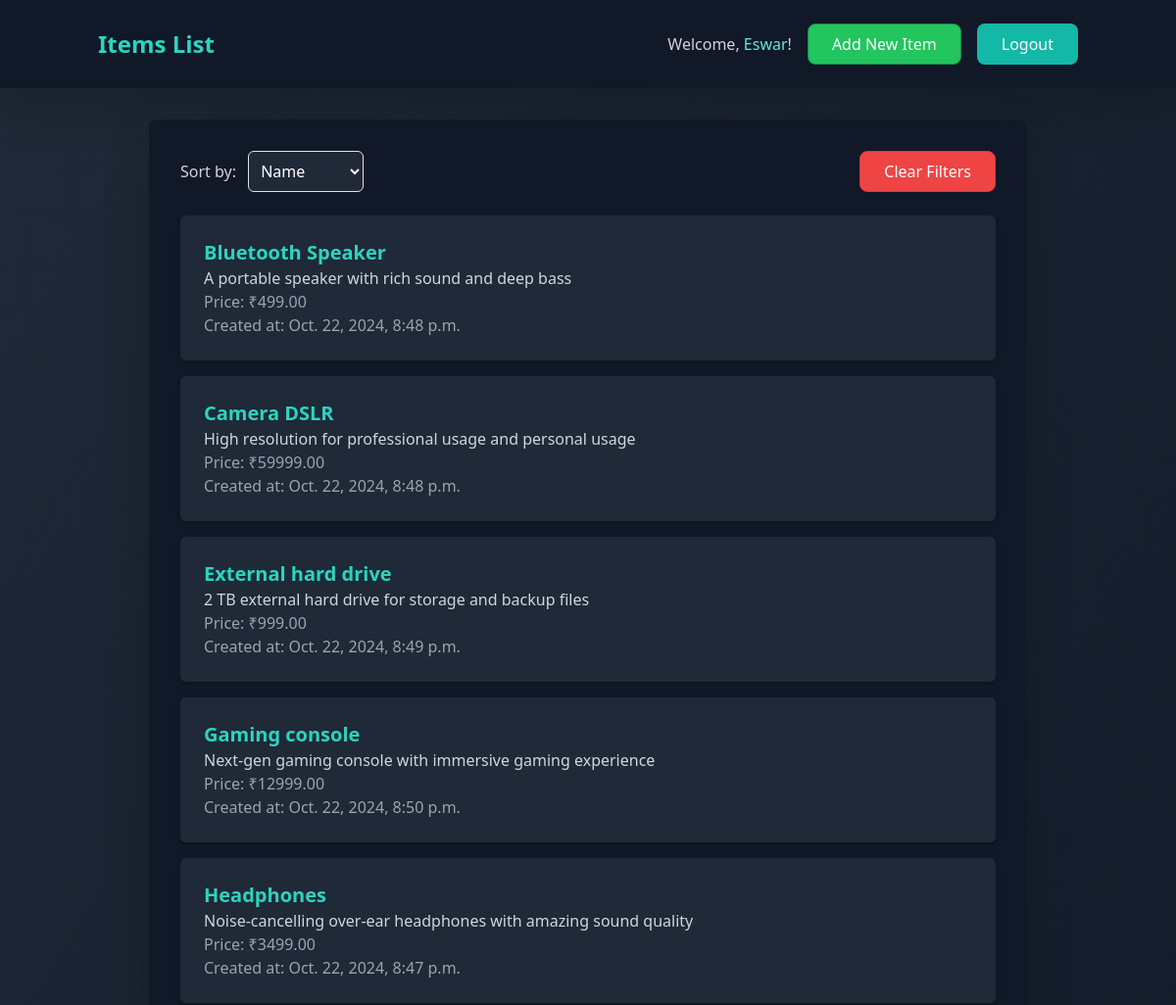
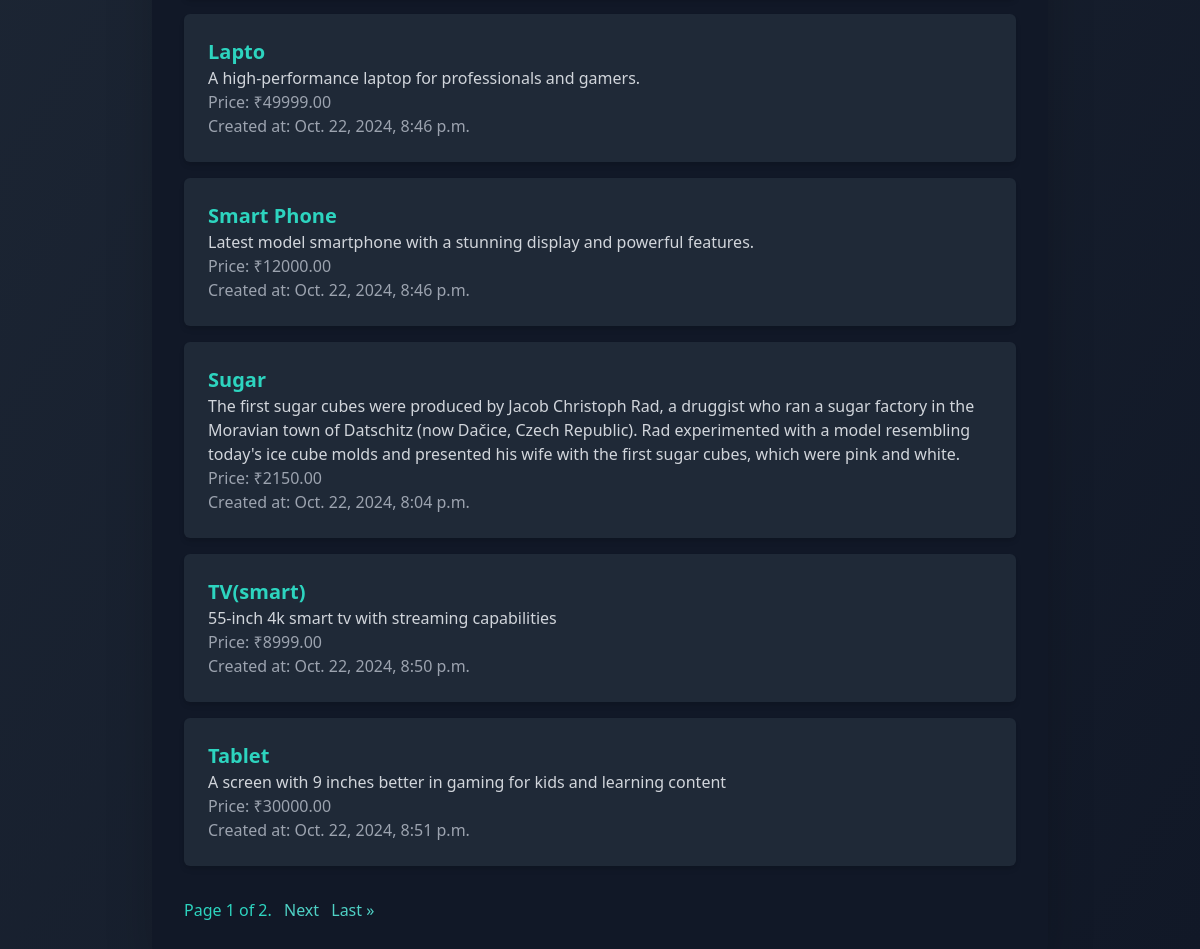
The app's page / (signed in) with its own data (2 pictures, top to bottom).
### items/models.py (models this page shows, shortened)
class Item(models.Model):
    name = models.CharField(max_length=255)
    description = models.TextField()
    price = models.DecimalField(max_digits=10, decimal_places=2)
    created_at = models.DateTimeField(auto_now_add=True)

### items/views.py (the view)
# urls.py: path('', item_list, name='item_list'),
@login_required
def item_list(request):
    items = Item.objects.all()
    sort_by = request.GET.get('sort_by', 'name')  # Default
    items = items.order_by(sort_by)
    paginator = Paginator(items, 10)
    page_number = request.GET.get('page')
    page_obj = paginator.get_page(page_number)
    return render(request, 'items/item_list.html', {'page_obj': page_obj, 'sort_by': sort_by})

### items/templates/items/item_list.html (shortened to what this page needs)
<!DOCTYPE html>
<html lang="en">
<head>
    <script src="https://cdn.tailwindcss.com"></script>
    <link href="https://cdn.jsdelivr.net/npm/bootstrap@5.3.0-alpha1/dist/css/bootstrap.min.css" rel="stylesheet">
</head>
<body class="min-h-screen bg-gradient-to-br from-gray-800 to-gray-900 text-white">
    <nav class="bg-gray-900 py-4 shadow-lg">
        <div class="container mx-auto flex justify-between items-center">
            <h1 class="text-2xl font-semibold text-teal-400">Items List</h1>
            <div class="flex items-center space-x-4">
                <span class="text-gray-300">Welcome, <span class="text-teal-300">{{ user.username }}</span>!</span>
                <a href="{% url 'add_item' %}" class="btn btn-success bg-green-500 text-white px-4 py-2 rounded-lg hover:bg-green-600 transition-colors duration-300">
                    Add New Item
                </a>
                <form method="post" action="{% url 'logout' %}">
                    <button type="submit" class="btn btn-teal bg-teal-500 text-white rounded-lg hover:bg-teal-600 transition-colors duration-300 px-4 py-2">
                        Logout
                    </button>
                </form>
            </div>
        </div>
    </nav>
    <div class="container mx-auto p-8 bg-gray-900 rounded-lg shadow-lg max-w-4xl mt-8">
        <form method="get" class="mb-6 flex items-center justify-between">
            <div>
                <label for="sort_by" class="text-gray-300">Sort by:</label>
                <select name="sort_by" id="sort_by" onchange="this.form.submit();" class="ml-2 p-2 bg-gray-800 text-white border border-gray-700 rounded-md">
                    <option value="name" {% if sort_by == 'name' %}selected{% endif %}>Name</option>
                </select>
            </div>
            <a href="{% url 'item_list' %}" class="btn btn-danger bg-red-500 text-white px-4 py-2 rounded-lg hover:bg-red-600 transition-colors duration-300">
                Clear Filters
            </a>
        </form>
        <ul class="space-y-4">
            {% for item in page_obj %}
                <li class="bg-gray-800 p-4 rounded-md shadow-md">
                    <strong class="text-teal-400 text-xl">{{ item.name }}</strong><br>
                    <p class="text-gray-300">{{ item.description }}</p>
                    <p class="text-gray-400">Price: ₹{{ item.price }}</p>
                    <p class="text-gray-400">Created at: {{ item.created_at }}</p>
                </li>
            {% empty %}
                <li class="text-gray-400">No items found.</li>
            {% endfor %}
        </ul>
        <div class="pagination mt-8">
            <span class="step-links">
                <span class="current text-teal-400">
                    Page {{ page_obj.number }} of {{ page_obj.paginator.num_pages }}.
                </span>
                {% if page_obj.has_next %}
                    <a href="?page={{ page_obj.next_page_number }}" class="ml-2">Next</a>
                    <a href="?page={{ page_obj.paginator.num_pages }}" class="ml-2">Last &raquo;</a>
                {% endif %}
            </span>
        </div>
    </div>
</body>
</html>

### items/templates/items/item_list.html (style rules this page uses)
.pagination a { color: #4fd1c5; }

### records on screen
Item: name "Bluetooth Speaker", description "A portable speaker with rich sound and deep bass", price "499.00", created_at "Oct. 22, 2024, 8:48 p.m."
Item: name "Camera DSLR", description "High resolution for professional usage and personal usage", price "59999.00", created_at "Oct. 22, 2024, 8:48 p.m."
Item: name "External hard drive", description "2 TB external hard drive for storage and backup files", price "999.00", created_at "Oct. 22, 2024, 8:49 p.m."
Item: name "Gaming console", description "Next-gen gaming console with immersive gaming experience", price "12999.00", created_at "Oct. 22, 2024, 8:50 p.m."
Item: name "Headphones", description "Noise-cancelling over-ear headphones with amazing sound quality", price "3499.00", created_at "Oct. 22, 2024, 8:47 p.m."
Item: name "Lapto", description "A high-performance laptop for professionals and gamers.", price "49999.00", created_at "Oct. 22, 2024, 8:46 p.m."
Item: name "Smart Phone", description "Latest model smartphone with a stunning display and powerful features.", price "12000.00", created_at "Oct. 22, 2024, 8:46 p.m."
Item: name "Sugar", description "The first sugar cubes were produced by Jacob Christoph Rad, a druggist who ran a sugar factory in the Moravian town of Datschitz (now Dačice, Czech Republic). Rad experimented with a model resembling today's ice cube molds and presented his wife with the first sugar cubes, which were pink and white.", price "2150.00", created_at "Oct. 22, 2024, 8:04 p.m."
Item: name "TV(smart)", description "55-inch 4k smart tv with streaming capabilities", price "8999.00", created_at "Oct. 22, 2024, 8:50 p.m."
Item: name "Tablet", description "A screen with 9 inches better in gaming for kids and learning content", price "30000.00", created_at "Oct. 22, 2024, 8:51 p.m."

### other values on screen
{{ user.username }} "Eswar"
{{ page_obj.number }} "1"
{{ page_obj.paginator.num_pages }} "2"
